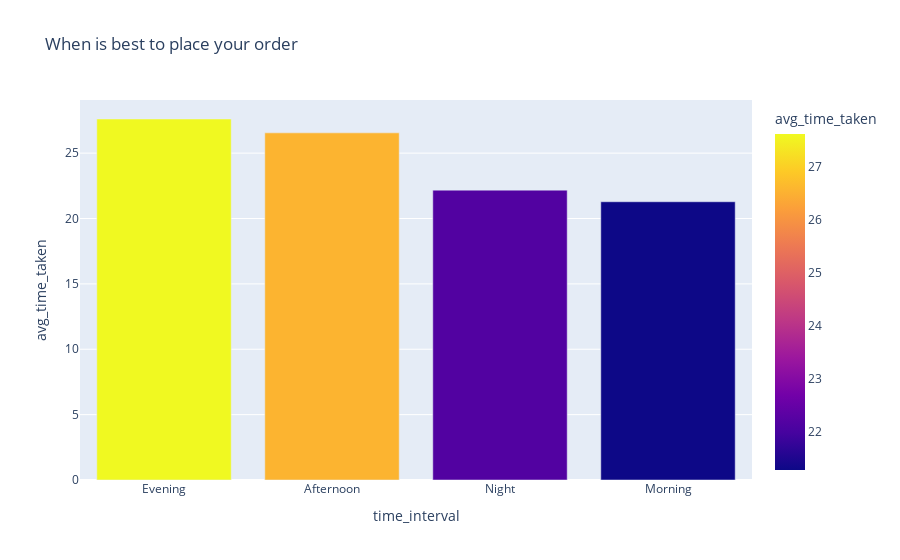

Write notebook code for a chart like this one.
### Code cell
df = pd.read_csv('queries_results/time_intervals.csv')
fig = px.bar(df, x='time_interval', y='avg_time_taken', title="When is best to place your order", color='avg_time_taken')
fig.show()

### Figure 1 — Plotly figure (JSON) as saved in the notebook; plotly's stock layout.template omitted (floating-point values rounded to 4 significant figures)
{"data": [{"hovertemplate": "time_interval=%{x}<br>avg_time_taken=%{marker.color}<extra></extra>", "legendgroup": "", "marker": {"color": [27.61, 26.55, 22.17, 21.28], "coloraxis": "coloraxis", "pattern": {"shape": ""}}, "name": "", "orientation": "v", "showlegend": false, "textposition": "auto", "type": "bar", "x": ["Evening", "Afternoon", "Night", "Morning"], "xaxis": "x", "y": [27.61, 26.55, 22.17, 21.28], "yaxis": "y"}], "layout": {"barmode": "relative", "coloraxis": {"colorbar": {"title": {"text": "avg_time_taken"}}, "colorscale": [[0, "#0d0887"], [0.1111, "#46039f"], [0.2222, "#7201a8"], [0.3333, "#9c179e"], [0.4444, "#bd3786"], [0.5556, "#d8576b"], [0.6667, "#ed7953"], [0.7778, "#fb9f3a"], [0.8889, "#fdca26"], [1, "#f0f921"]]}, "legend": {"tracegroupgap": 0}, "title": {"text": "When is best to place your order"}, "xaxis": {"anchor": "y", "domain": [0, 1], "title": {"text": "time_interval"}}, "yaxis": {"anchor": "x", "domain": [0, 1], "title": {"text": "avg_time_taken"}}}}
